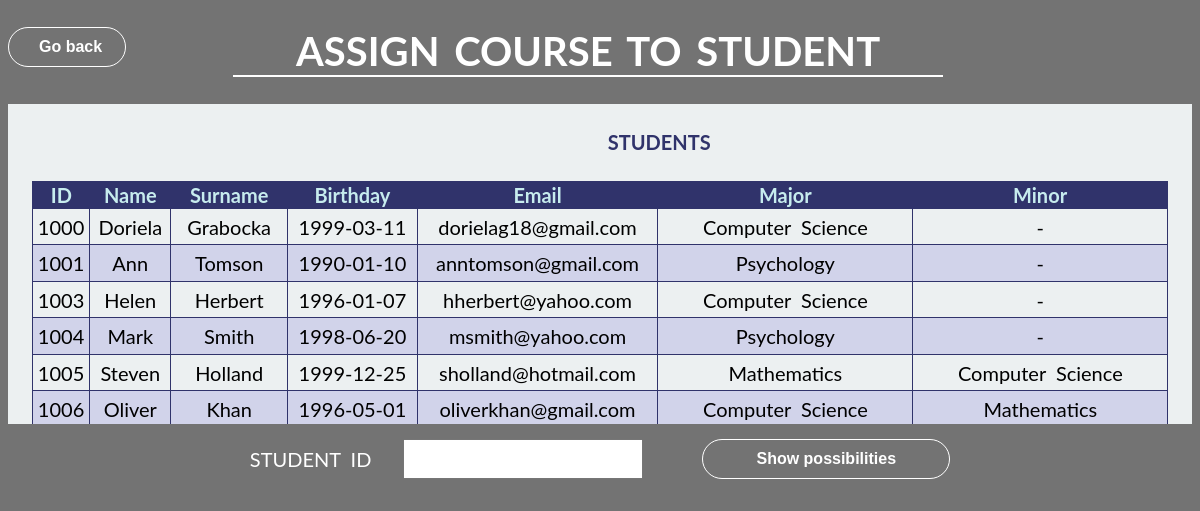
/assignCourse.php (signed in), run on the app's committed database.
### tables this page shows
CREATE TABLE `student` (
  `ID` int(11) NOT NULL,
  `Name` varchar(255) NOT NULL,
  `Surname` varchar(255) NOT NULL,
  `Birthday` date NOT NULL,
  `Email` varchar(255) NOT NULL,
  `Major` varchar(255) NOT NULL,
  `Minor` varchar(255) NOT NULL
);

### database.php (called while the page is built)
<?php
    function openConnection(){
        $dbhost = 'localhost';
        $dbuser = 'root';
        $dbpass = '';
        $dbname = 'universityms';
        if(!($conn = mysqli_connect($dbhost, $dbuser, $dbpass))){
            return array("success"=>false, "connectionVar"=>null,"error"=>'Error connecting to mysql');
        }
        else{
            if(!mysqli_select_db($conn, $dbname)){
                return array("success"=>false, "error"=>'Error connecting to the database!');
            }
            else{
                return array("success"=>true, "connectionVar"=>$conn ,"error"=>'');
            }
        }
    }
?>

### assignCourse.php (the view, shortened to what this page needs)
<?php
    $allStudents= getDATA("SELECT * from `student`");
    function getDATA($query){
        include_once './database.php';
        $connectionData= openConnection();
        if($connectionData["success"]){
            $conn=$connectionData["connectionVar"];
            if(!($result = mysqli_query($conn, $query))){
                closeConnection($connectionData["connectionVar"]);
                return array("success"=>false, "result"=>NULL ,"message"=>"Data cannot be retrieved from the database!");
            }
            else{
                return array("success"=>true, "result"=>$result ,"message"=>"Data retrieved succesfully!");
            }
        }
        else{
            return array("success"=>false, "result"=>NULL ,"message"=>"Database connection error!");
        }
    }
?>
<!DOCTYPE html>
<html>
    <head>
        <link type="text/css" rel="stylesheet" href="css/assignCourseStyle.css">
    </head>
    <body>
        <div class="back">
            <form method="post" action="searchCourse.php">
                <input type="submit" class="btn" name="back" value="Go back">
            </form>
        </div>
        <header>
            <h1>Assign Course to  Student</h1>
        </header>
        <div class="studentsTable">
            <h4>Students</h4>
            <table>
                <thead>
                    <tr>
                        <th>ID</th>
                        <th>Name</th>
                        <th>Surname</th>
                        <th>Birthday</th>
                        <th>Email</th>
                        <th>Major</th>
                        <th>Minor</th>
                    </tr>
                </thead>
                <tbody>
                    <?php
                       while ($row = mysqli_fetch_row($allStudents["result"])) {
                                print("<tr>");
                                foreach ($row as $val){
                                    print("<td>$val</td>");
                                }
                                print("</tr>");
                            }
                    ?>
                </tbody>
            </table>
        </div>
        <div class="show-possiblities">
            <form method="post" action="assignCourse.php">
            <table>
                <tr>
                    <td class="label"><label for="sID">Student ID</label></td>
                    <td class="choice"><input type="text" id="sID" name="sID" value="<?php echo (!isset($_POST['sID']))?'':$_POST['sID']?>" readonly></td>
                    <td class="buttons"><input type="submit" name="showPossibilites" value="Show possibilities" class="btn btn-course"></td>
                </tr>
            </table>
        </div>
    </body>
</html>

### css/assignCourseStyle.css (style rules this page uses)
* { box-sizing: border-box; }
html { background-image: linear-gradient(rgba(0,0,0,0.55), rgba(0,0,0,0.55)),url(resourcesCSS/unyt.jpg); background-attachment: fixed; background-repeat: no-repeat; background-position: center; background-size: cover; box-sizing: border-box; font-family: 'Lato', 'Times New Roman', sans-serif; text-transform: uppercase; font-size:20px; word-spacing: 5px; color:white; }
h1 { color: white; text-align: center; width: 60%; margin-left: 19%; margin-right: 13%; border-bottom: 2px solid white; }
.btn { background-color: transparent; color: white; width: 100%; display: inline-block; padding: 10px 30px; font-size: 80%; font-weight: 600; border: 1px solid white; text-decoration: none; border-radius: 200px; transition: background-color 0.2s, border 0.2s, color 0.2s; }
.back { float:left; width:10%; }
.coursesTable, .studentsTable { background-color: #ecf0f1; height: 320px; color:black; overflow-y: scroll; margin-bottom: 10px; }
.coursesTable h4, .studentsTable h4 { margin-left: 35%; margin-right: 35%; text-align: center; width: 40%; color: #30336b; }
.coursesTable table, .studentsTable table { height: 100%; width: 96%; margin-left: 2%; margin-right: 2%; margin-bottom: 2%; padding-bottom: 1px; border-collapse: collapse; text-transform: none; border-color: #30336b; }
.coursesTable thead, .studentsTable thead, .coursesTable thead:hover, .studentsTable thead:hover { background-color: #30336b; color: #c7ecee; transform: none; }
.coursesTable tr, .studentsTable tr { transition: background-color 0.2s; }
.coursesTable tr:nth-child(even), .studentsTable tr:nth-child(even) { background-color: #d1d3ea; }
.coursesTable tr, .coursesTable td, .studentsTable tr, .studentsTable td { border: 1px solid #30336b; text-align: center; }
.show-possiblities { margin-bottom: 10px; }
input[type=text] { height: 100%; font-size: 90%; }
.show-possiblities table { height: 100%; border: 2px solid transparent; margin-bottom: 2px; width: 60%; margin-left: 20%; margin-right: 20%; }
.show-possiblities table tr { height: 100% }

### data on the page
student: ID "1000", Name "Doriela", Surname "Grabocka", Birthday "1999-03-11", Email "dorielag18@gmail.com", Major "Computer Science", Minor "-"
student: ID "1001", Name "Ann", Surname "Tomson", Birthday "1990-01-10", Email "anntomson@gmail.com", Major "Psychology", Minor "-"
student: ID "1003", Name "Helen", Surname "Herbert", Birthday "1996-01-07", Email "hherbert@yahoo.com", Major "Computer Science", Minor "-"
student: ID "1004", Name "Mark", Surname "Smith", Birthday "1998-06-20", Email "msmith@yahoo.com", Major "Psychology", Minor "-"
student: ID "1005", Name "Steven", Surname "Holland", Birthday "1999-12-25", Email "sholland@hotmail.com", Major "Mathematics", Minor "Computer Science"
student: ID "1006", Name "Oliver", Surname "Khan", Birthday "1996-05-01", Email "oliverkhan@gmail.com", Major "Computer Science", Minor "Mathematics"
